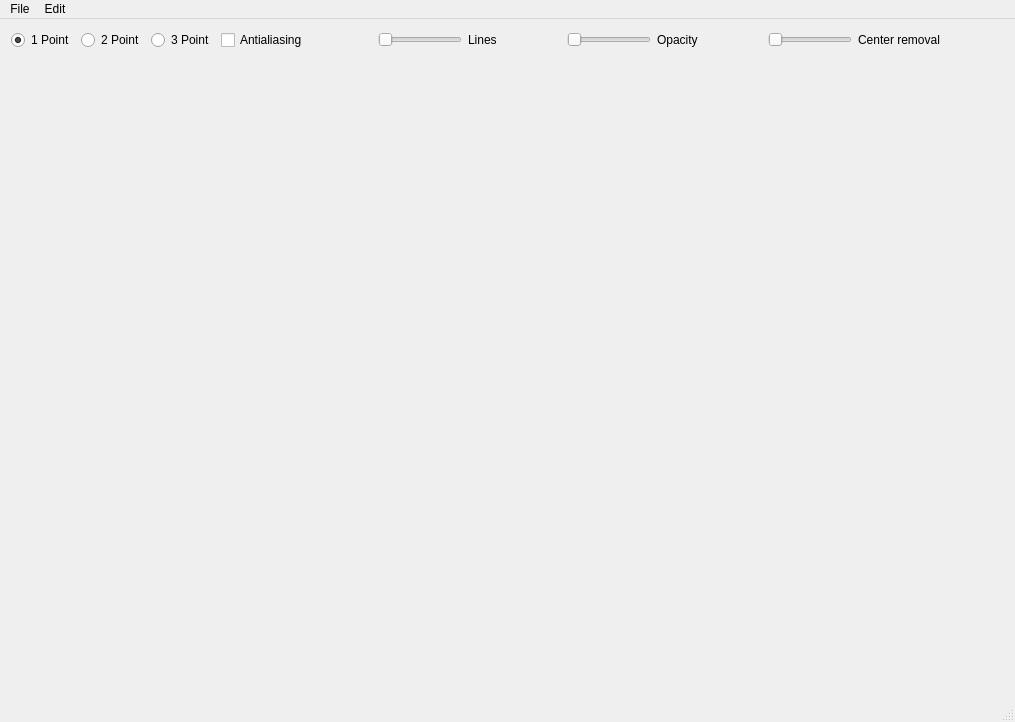
<?xml version="1.0" encoding="UTF-8"?>
<ui version="4.0">
 <class>MainWindow</class>
 <widget class="QMainWindow" name="MainWindow">
  <property name="geometry">
   <rect>
    <x>0</x>
    <y>0</y>
    <width>1015</width>
    <height>722</height>
   </rect>
  </property>
  <property name="windowTitle">
   <string>PerspectiveTool v0.1</string>
  </property>
  <widget class="QWidget" name="centralWidget">
   <layout class="QVBoxLayout" name="verticalLayout">
    <item>
     <layout class="QHBoxLayout" name="horizontalLayout">
      <item>
       <widget class="QRadioButton" name="onePointRadio">
        <property name="enabled">
         <bool>true</bool>
        </property>
        <property name="focusPolicy">
         <enum>Qt::NoFocus</enum>
        </property>
        <property name="text">
         <string>1 Point</string>
        </property>
        <property name="checked">
         <bool>true</bool>
        </property>
        <attribute name="buttonGroup">
         <string notr="true">perspectiveSelectGroup</string>
        </attribute>
       </widget>
      </item>
      <item>
       <widget class="QRadioButton" name="twoPointRadio">
        <property name="focusPolicy">
         <enum>Qt::NoFocus</enum>
        </property>
        <property name="text">
         <string>2 Point</string>
        </property>
        <attribute name="buttonGroup">
         <string notr="true">perspectiveSelectGroup</string>
        </attribute>
       </widget>
      </item>
      <item>
       <widget class="QRadioButton" name="threePointRadio">
        <property name="focusPolicy">
         <enum>Qt::NoFocus</enum>
        </property>
        <property name="text">
         <string>3 Point</string>
        </property>
        <attribute name="buttonGroup">
         <string notr="true">perspectiveSelectGroup</string>
        </attribute>
       </widget>
      </item>
      <item>
       <widget class="QCheckBox" name="antialiasingCheckBox">
        <property name="text">
         <string>Antialiasing</string>
        </property>
       </widget>
      </item>
      <item>
       <spacer name="horizontalSpacer_2">
        <property name="orientation">
         <enum>Qt::Horizontal</enum>
        </property>
        <property name="sizeHint" stdset="0">
         <size>
          <width>40</width>
          <height>20</height>
         </size>
        </property>
       </spacer>
      </item>
      <item>
       <widget class="QSlider" name="lineAmountSlider">
        <property name="enabled">
         <bool>false</bool>
        </property>
        <property name="maximum">
         <number>500</number>
        </property>
        <property name="orientation">
         <enum>Qt::Horizontal</enum>
        </property>
       </widget>
      </item>
      <item>
       <widget class="QLabel" name="label">
        <property name="text">
         <string>Lines</string>
        </property>
       </widget>
      </item>
      <item>
       <spacer name="horizontalSpacer_3">
        <property name="orientation">
         <enum>Qt::Horizontal</enum>
        </property>
        <property name="sizeHint" stdset="0">
         <size>
          <width>40</width>
          <height>20</height>
         </size>
        </property>
       </spacer>
      </item>
      <item>
       <widget class="QSlider" name="opacitySlider">
        <property name="enabled">
         <bool>false</bool>
        </property>
        <property name="maximum">
         <number>255</number>
        </property>
        <property name="orientation">
         <enum>Qt::Horizontal</enum>
        </property>
       </widget>
      </item>
      <item>
       <widget class="QLabel" name="label_2">
        <property name="text">
         <string>Opacity</string>
        </property>
       </widget>
      </item>
      <item>
       <spacer name="horizontalSpacer_4">
        <property name="orientation">
         <enum>Qt::Horizontal</enum>
        </property>
        <property name="sizeHint" stdset="0">
         <size>
          <width>40</width>
          <height>20</height>
         </size>
        </property>
       </spacer>
      </item>
      <item>
       <widget class="QSlider" name="centerRemovalSlider">
        <property name="enabled">
         <bool>false</bool>
        </property>
        <property name="maximum">
         <number>100</number>
        </property>
        <property name="orientation">
         <enum>Qt::Horizontal</enum>
        </property>
       </widget>
      </item>
      <item>
       <widget class="QLabel" name="label_3">
        <property name="text">
         <string>Center removal</string>
        </property>
       </widget>
      </item>
      <item>
       <spacer name="horizontalSpacer">
        <property name="orientation">
         <enum>Qt::Horizontal</enum>
        </property>
        <property name="sizeHint" stdset="0">
         <size>
          <width>40</width>
          <height>20</height>
         </size>
        </property>
       </spacer>
      </item>
     </layout>
    </item>
    <item>
     <widget class="PerspectiveEditor" name="perspectiveEditor" native="true">
      <property name="enabled">
       <bool>true</bool>
      </property>
      <property name="sizePolicy">
       <sizepolicy hsizetype="Expanding" vsizetype="Expanding">
        <horstretch>100</horstretch>
        <verstretch>100</verstretch>
       </sizepolicy>
      </property>
      <property name="minimumSize">
       <size>
        <width>0</width>
        <height>0</height>
       </size>
      </property>
      <property name="mouseTracking">
       <bool>true</bool>
      </property>
      <property name="focusPolicy">
       <enum>Qt::StrongFocus</enum>
      </property>
      <property name="acceptDrops">
       <bool>true</bool>
      </property>
     </widget>
    </item>
   </layout>
  </widget>
  <widget class="QMenuBar" name="menuBar">
   <property name="geometry">
    <rect>
     <x>0</x>
     <y>0</y>
     <width>1015</width>
     <height>20</height>
    </rect>
   </property>
   <widget class="QMenu" name="menuFile">
    <property name="title">
     <string>File</string>
    </property>
    <addaction name="actionExportSvg"/>
    <addaction name="separator"/>
    <addaction name="actionQuit"/>
   </widget>
   <widget class="QMenu" name="menuEdit">
    <property name="title">
     <string>Edit</string>
    </property>
    <addaction name="actionCopy_to_clipboard"/>
    <addaction name="actionCopy_to_clipboard_with_size"/>
   </widget>
   <addaction name="menuFile"/>
   <addaction name="menuEdit"/>
  </widget>
  <widget class="QStatusBar" name="statusBar"/>
  <action name="actionNew">
   <property name="text">
    <string>New</string>
   </property>
  </action>
  <action name="actionQuit">
   <property name="text">
    <string>Quit</string>
   </property>
  </action>
  <action name="actionCopy_to_clipboard">
   <property name="text">
    <string>Copy to clipboard</string>
   </property>
   <property name="shortcut">
    <string>Ctrl+C</string>
   </property>
  </action>
  <action name="actionCopy_to_clipboard_with_size">
   <property name="text">
    <string>Copy to clipboard with size</string>
   </property>
   <property name="shortcut">
    <string>Ctrl+Shift+C</string>
   </property>
  </action>
  <action name="actionExportSvg">
   <property name="enabled">
    <bool>true</bool>
   </property>
   <property name="text">
    <string>Export Svg...</string>
   </property>
  </action>
 </widget>
 <layoutdefault spacing="6" margin="11"/>
 <customwidgets>
  <customwidget>
   <class>PerspectiveEditor</class>
   <extends>QWidget</extends>
   <header location="global">perspectiveeditor.h</header>
   <container>1</container>
  </customwidget>
 </customwidgets>
 <resources/>
 <connections>
  <connection>
   <sender>actionQuit</sender>
   <signal>triggered()</signal>
   <receiver>MainWindow</receiver>
   <slot>close()</slot>
   <hints>
    <hint type="sourcelabel">
     <x>-1</x>
     <y>-1</y>
    </hint>
    <hint type="destinationlabel">
     <x>507</x>
     <y>360</y>
    </hint>
   </hints>
  </connection>
 </connections>
 <buttongroups>
  <buttongroup name="perspectiveSelectGroup"/>
 </buttongroups>
</ui>
